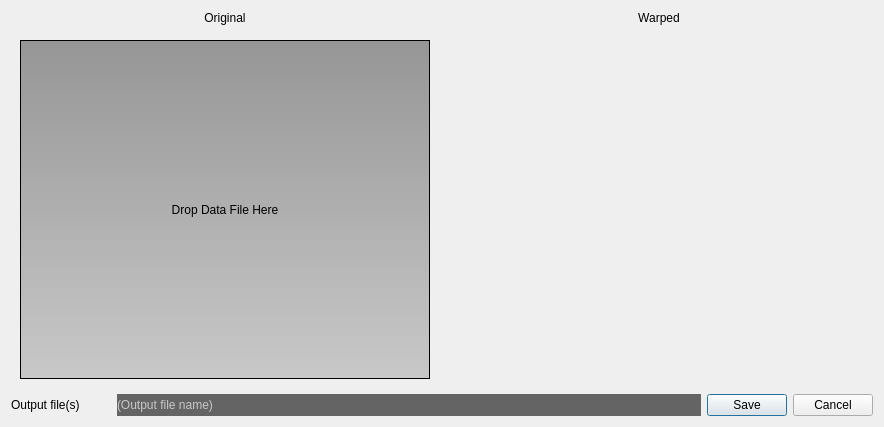
<?xml version="1.0" encoding="UTF-8"?>
<ui version="4.0">
 <class>ApplyWarpsDialog</class>
 <widget class="QDialog" name="ApplyWarpsDialog">
  <property name="geometry">
   <rect>
    <x>0</x>
    <y>0</y>
    <width>884</width>
    <height>427</height>
   </rect>
  </property>
  <property name="windowTitle">
   <string>Dialog</string>
  </property>
  <layout class="QVBoxLayout" name="verticalLayout_4">
   <item>
    <layout class="QGridLayout" name="gridLayout">
     <item row="0" column="0">
      <widget class="QLabel" name="label_5">
       <property name="maximumSize">
        <size>
         <width>16777215</width>
         <height>40</height>
        </size>
       </property>
       <property name="text">
        <string>Original</string>
       </property>
       <property name="alignment">
        <set>Qt::AlignCenter</set>
       </property>
      </widget>
     </item>
     <item row="0" column="2">
      <widget class="QLabel" name="label_6">
       <property name="maximumSize">
        <size>
         <width>16777215</width>
         <height>40</height>
        </size>
       </property>
       <property name="text">
        <string>Warped</string>
       </property>
       <property name="alignment">
        <set>Qt::AlignCenter</set>
       </property>
      </widget>
     </item>
     <item row="1" column="0">
      <widget class="QStackedWidget" name="stack">
       <property name="currentIndex">
        <number>0</number>
       </property>
       <widget class="QWidget" name="page">
        <layout class="QVBoxLayout" name="verticalLayout_3">
         <item>
          <widget class="MultiFileDragDropLabel" name="label_drop_data_files">
           <property name="styleSheet">
            <string notr="true">background-color: qlineargradient(spread:pad, x1:0, y1:0, x2:0, y2:1, stop:0 rgba(150, 150, 150, 255), stop:1 rgba(200, 200, 200, 255));
</string>
           </property>
           <property name="frameShape">
            <enum>QFrame::Box</enum>
           </property>
           <property name="text">
            <string>Drop Data File Here</string>
           </property>
           <property name="alignment">
            <set>Qt::AlignCenter</set>
           </property>
          </widget>
         </item>
        </layout>
       </widget>
       <widget class="QWidget" name="page_2">
        <layout class="QVBoxLayout" name="verticalLayout_2">
         <item>
          <widget class="SimpleFigure" name="fig" native="true">
           <property name="minimumSize">
            <size>
             <width>400</width>
             <height>250</height>
            </size>
           </property>
          </widget>
         </item>
        </layout>
       </widget>
      </widget>
     </item>
     <item row="1" column="2">
      <widget class="QStackedWidget" name="stackw">
       <property name="currentIndex">
        <number>0</number>
       </property>
       <widget class="QWidget" name="page_3"/>
       <widget class="QWidget" name="page_4">
        <layout class="QVBoxLayout" name="verticalLayout">
         <item>
          <widget class="SimpleFigure" name="figw" native="true">
           <property name="minimumSize">
            <size>
             <width>400</width>
             <height>250</height>
            </size>
           </property>
           <property name="maximumSize">
            <size>
             <width>1000</width>
             <height>1000</height>
            </size>
           </property>
          </widget>
         </item>
        </layout>
       </widget>
      </widget>
     </item>
    </layout>
   </item>
   <item>
    <layout class="QHBoxLayout" name="horizontalLayout">
     <property name="topMargin">
      <number>0</number>
     </property>
     <item>
      <widget class="QLabel" name="label_fname1_label">
       <property name="maximumSize">
        <size>
         <width>100</width>
         <height>16777215</height>
        </size>
       </property>
       <property name="text">
        <string>Output file(s)</string>
       </property>
      </widget>
     </item>
     <item>
      <widget class="QLabel" name="label_fname1">
       <property name="styleSheet">
        <string notr="true">background-color: rgb(100, 100, 100);
color: rgb(200, 200, 200);</string>
       </property>
       <property name="text">
        <string>(Output file name)</string>
       </property>
      </widget>
     </item>
     <item>
      <widget class="QDialogButtonBox" name="buttonbox">
       <property name="sizePolicy">
        <sizepolicy hsizetype="Maximum" vsizetype="Fixed">
         <horstretch>0</horstretch>
         <verstretch>0</verstretch>
        </sizepolicy>
       </property>
       <property name="orientation">
        <enum>Qt::Horizontal</enum>
       </property>
       <property name="standardButtons">
        <set>QDialogButtonBox::Cancel|QDialogButtonBox::Save</set>
       </property>
      </widget>
     </item>
    </layout>
   </item>
  </layout>
 </widget>
 <customwidgets>
  <customwidget>
   <class>MultiFileDragDropLabel</class>
   <extends>QLabel</extends>
   <header>widgets</header>
  </customwidget>
  <customwidget>
   <class>SimpleFigure</class>
   <extends>QWidget</extends>
   <header>figures</header>
   <container>1</container>
  </customwidget>
 </customwidgets>
 <resources/>
 <connections>
  <connection>
   <sender>buttonbox</sender>
   <signal>accepted()</signal>
   <receiver>ApplyWarpsDialog</receiver>
   <slot>accept()</slot>
   <hints>
    <hint type="sourcelabel">
     <x>248</x>
     <y>254</y>
    </hint>
    <hint type="destinationlabel">
     <x>157</x>
     <y>274</y>
    </hint>
   </hints>
  </connection>
  <connection>
   <sender>buttonbox</sender>
   <signal>rejected()</signal>
   <receiver>ApplyWarpsDialog</receiver>
   <slot>reject()</slot>
   <hints>
    <hint type="sourcelabel">
     <x>316</x>
     <y>260</y>
    </hint>
    <hint type="destinationlabel">
     <x>286</x>
     <y>274</y>
    </hint>
   </hints>
  </connection>
 </connections>
</ui>
